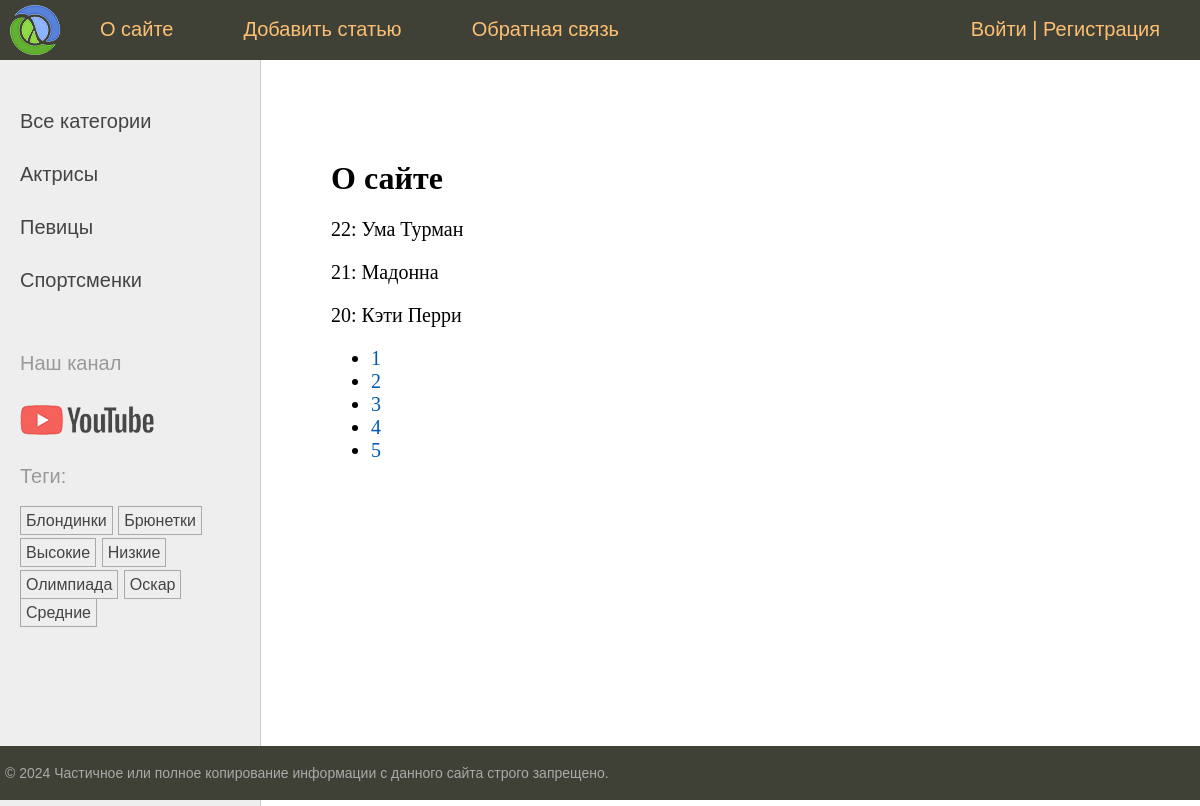
The page /about/ on the database its author committed.
### women/models.py (models this page shows, shortened)
class Category(models.Model):  # Модель Category в виде класса для связи many-to-one (нашей первичной модели category)
    name = models.CharField(max_length=100, db_index=True, verbose_name="Категория")  # имя категории + индекс-е поле
    slug = models.SlugField(max_length=255, unique=True, db_index=True)  # поле для обращения по slug + index
    class Meta:  # мета класс для вывода класса Category в админ панель
        verbose_name = "Категория"
        verbose_name_plural = "Категории"
    def get_absolute_url(self):  # метод для формирования URl адреса (см шаблон в list_categories.html)
        return reverse('category', kwargs={'cat_slug': self.slug})  # возвращает с помощью reverse маршрут по

class TagPost(models.Model):  # модель для тегов наследуем от класса Model
    tag = models.CharField(max_length=100, db_index=True)  # название тега(индексированное) + max длина 100 символов
    slug = models.SlugField(max_length=255, unique=True, db_index=True)  # поле для slug (уникален и индексирован)
    def get_absolute_url(self):  # метод возвращает url для конкретного тега(также отвечает в админке-смотреть на сайте)
        return reverse('tag', kwargs={'tag_slug': self.slug})  # slug берется из бд и формируется маршрут

class Women(models.Model):  # наш класс-модель с полями для таблицы
    class Status(models.IntegerChoices):  # класс для именовывания опубликованных/не опубликованных статей в виджете
        DRAFT = 0, 'Черновик'  # название-статус в виджете в виде кортежа с int
        PUBLISHED = 1, 'Опубликовано'  # - костыль в 20 строке - преобразует 1 и 0 в булевы значения
    title = models.CharField(max_length=255, verbose_name="Заголовок")  # Заголовок с максимальным кол-во символов
    slug = models.SlugField(max_length=255, unique=True, db_index=True, verbose_name="Slug",  # связка с slug в urls
                            validators=[  # стандартные валидаторы для slug + сообщение
                                MinLengthValidator(5, message="Минимум 5 символов"),
                                MaxLengthValidator(100, message="Максимум 100 символов")])
    photo = models.ImageField(upload_to="photos/%y/%m/%d", default=None,  # поле для загрузки фото для постов +
                              blank=True, null=True, verbose_name="Фото")  # параметры загрузки(каталог, имя...)
    content = models.TextField(blank=True, verbose_name="Текст статьи")  # Поле для текста(статьи) с доступно пустым
    time_create = models.DateTimeField(auto_now_add=True, verbose_name="Время создания")  # авто заполнение времени
    time_update = models.DateTimeField(auto_now=True, verbose_name="Время изменения")  # меняющееся при каждом изменении
    is_published = models.BooleanField(choices=tuple(map(lambda x: (bool(x[0]), x[1]), Status.choices)),  # Публикация +
                                       default=Status.DRAFT, verbose_name="Статус")  # костыль "опубликовано" в админке
    cat = models.ForeignKey('Category', on_delete=models.PROTECT, related_name='posts', verbose_name="Категории")
    tags = models.ManyToManyField('TagPost', blank=True, related_name='tags', verbose_name="Теги")  # many-to-many
    husband = models.OneToOneField('Husband', on_delete=models.SET_NULL,
                                   null=True, blank=True, related_name='wuman', verbose_name="Муж")
    objects = models.Manager()  # пользовательский менеджер по умолчанию (работает, если published не активен)
    published = PublishedManager()  # пользовательский менеджер публикаций(да/нет)
    class Meta:  # спец класс для сортировки полей модели Women с методом ordering и indexes + порядок сортировки
        verbose_name = "Известные женщины"  # заголовок для админки
        verbose_name_plural = "Известные женщины"  # заголовок во множественном числе (без -s)
        ordering = ['-time_create']  # порядок сортировки
        indexes = [  # список индексированных полей для ускорения сортировки
            models.Index(fields=['-time_create'])  # class Meta - для управления сортировкой на уровне класса
        ]

### women/views.py (the view)
# urls.py: path('about/', views.about, name='about'),  # маршрут about(о сайте)
def about(request):  # ф-я представления about(о сайте) + render ( 3 - аргумент в виде словаря в шаблоне about)
    contact_list = Women.published.all()  # Взять все опубликованные записи из модели Women
    paginator = Paginator(contact_list, 3)  # Класс Paginator, все опубл записи + кол-во элементов на странице
    page_number = request.GET.get('page')  # Через GET-запрос получить номер ('page') для отображения текущей страницы
    page_obj = paginator.get_page(page_number)  # получить текущую страницу по номеру (page_number)
    return render(request, 'women/about.html',
                  {'title': 'О сайте', 'page_obj': page_obj})  # путь к шаблону + передача формы в шаблоны

### users/context_processors.py (called while the page is built)
def get_women_context(request):  # Конт-й шаблонный проц-р для отображения главного меню
    return {'mainmenu': menu}  # вернуть словарь и автоматически передать его во все шаблоны + переменная menu

### women/models.py (called while the page is built)
    def get_queryset(self):  # возвращает опубликованные посты(спец метод базового класса)
        return super().get_queryset().filter(is_published=Women.Status.PUBLISHED)  # возвращает опубликованные статьи

### women/templatetags/women_tags.py (called while the page is built)
@register.inclusion_tag('women/list_categories.html')  # inclusion тэг формирует шаблон и возвр-т фрагмент HTML-страницы
def show_categories(cat_selected=0):  # ф-я возвращает обработанную HTML-страницу
    cats = Category.objects.annotate(total=Count("posts")).filter(total__gt=0)  # вывод категорий, связанных с
    return {'cats': cats, 'cat_selected': cat_selected}  # возвращает список cats_db по переменной cats

@register.inclusion_tag('women/list_tags.html')  # шаблонный тег для отображения тегов в левом сайдбаре
def show_all_tags():
    return {'tags': TagPost.objects.annotate(total=Count("tags")).filter(total__gt=0)}  # возвращает теги из модели

### women/templates/women/about.html
{% extends 'base.html' %}
{% block content %}
<h1>{{ title }}</h1>
{% for item in page_obj %}
<p>{{ item.pk }}: {{ item.title }}</p>
{% endfor %}
<nav>
    <ul>
        {% for p in page_obj.paginator.page_range %}
        <li>
            <a href="?page={{ p }}">{{ p }}</a>
        </li>
        {% endfor %}
    </ul>
</nav>
{% endblock %}

### women/templates/women/list_categories.html
{% for cat in cats %}
{% if cat_id == cat_selected %}
<li class="selected">{{cat.name}}</li>
{% else %}
<li><a href="{{ cat.get_absolute_url }}">{{cat.name}}</a></li>
{% endif %}
{% endfor %}

### women/templates/women/list_tags.html
{% if tags %}
    <p>Теги:</p>
    <ul class="tags-list">
        {% for t in tags %}
        <li><a href="{{t.get_absolute_url}}">{{t.tag}}</a></li>
        {% endfor %}
    </ul>
{% endif %}

### women/static/women/css/styles.css (style rules this page uses)
html, body { font-family: 'Arial'; margin: 0; padding: 0; height: 100%; width: 100%; color: #444; }
a { color: #0059b2; text-decoration: none; }
.left-chapters ul { width: 230px; margin: 0; padding: 20px 10px 10px 20px; list-style: none; font-size: 20px; }
.left-chapters ul li { margin: 30px 0 0 0; color: #999; }
.left-chapters ul li a { color: #444; text-decoration: none; }
ul.tags-list { width: 100%; margin: 0; padding: 0; list-style: none; }
ul.tags-list li { margin: 0; padding: 0 0 10px; display: inline-block; }
ul.tags-list li a { padding: 5px; font-size: 16px; border: 1px solid #aaa; }
.content-text h1 { font-size: 32px; }

### rows shown on the page
Category: name "Актрисы"
Category: name "Певицы"
Category: name "Спортсменки"
TagPost: tag "Блондинки"
TagPost: tag "Брюнетки"
TagPost: tag "Высокие"
TagPost: tag "Низкие"
TagPost: tag "Олимпиада"
TagPost: tag "Оскар"
TagPost: tag "Средние"
Women: pk "22", title "Ума Турман"
Women: pk "21", title "Мадонна"
Women: pk "20", title "Кэти Перри"

### other values the page prints
{{ m.title }} "О сайте" "Добавить статью" "Обратная связь"
{{ title }} "О сайте"
{{ p }} "1" "2" "3" "4" "5"
